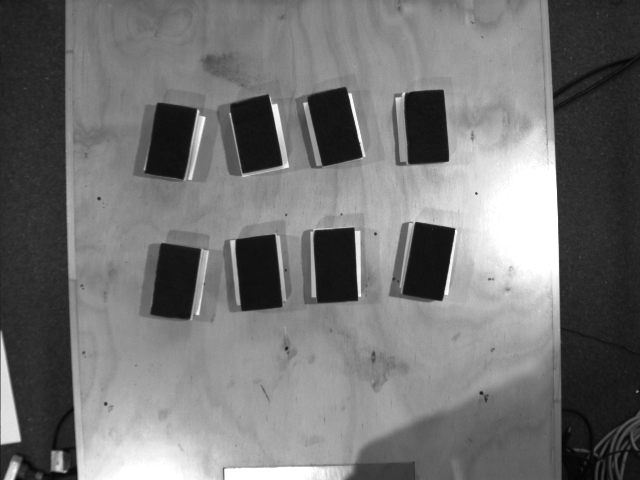
%> input picture Major Project/code/test_image01.png, 640 x 480 px
$ octave --eval "result = surveyField(imread('../test_image01.png'));"   (GNU Octave 9; MATLAB toolbox functions it lacks are replaced by stand-ins)
%> lines starting %> are read from the running program, lines starting %| are printed output that depends on the picture; in (x1, y1, x2, y2) boxes, pixels count from 0 and x2, y2 are one past the last pixel; in counts of white or black regions, pixels touching at a corner belong together; the program's own positions count from 1
% % Survey Field V1.1
% % Modifications: surveyField has been modified to include an input of an image "I" which was previously not there in V0


function [numCards, numFUP, numFDWN, coordsFUP, coordsFDWN, flag] = surveyField(I)

% surveyField captures an image of the playing field from the camera
% OUTPUTS
% %     numcards  - number of cards on the playing field
% %     numFUP    - number of cards that were found face up
% %     numFDWN   - number of cards that were found face down
% %     coordsFUP - 3 column array [x1, y1, pose1; ... ; xn, yn, posen] for face ups
% %     coordsFDWN- 3 column array [x1, y1, pose1; ... ; xn, yn, posen] for face down

% INPUTS
% %     I         - input image

% will require the following subsidiary functions
% % findFiducials(image)


BW=double(I)/255; %convert to double

%FIND FACEDOWN CARDS
T1=BW<0.1;
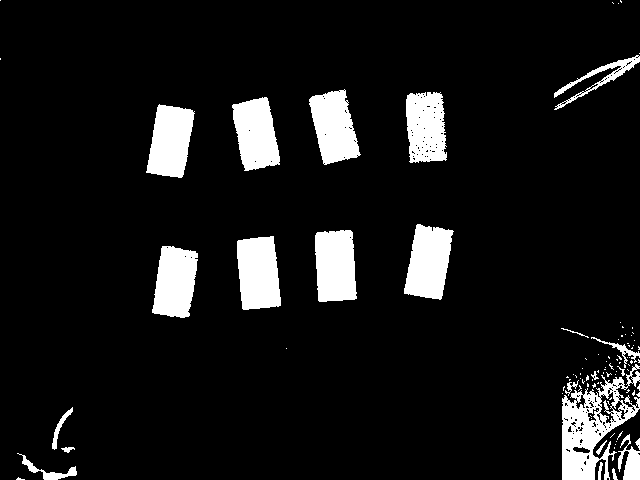
%> T1: size 480x640 logical; 9% white; 96 white regions (73 under 20 px), largest, box (x1, y1, x2, y2) and area: (562, 364, 640, 480) 4022, (237, 236, 281, 310) 2729, (404, 224, 454, 300) 2694
T2=imclearborder(T1,4);
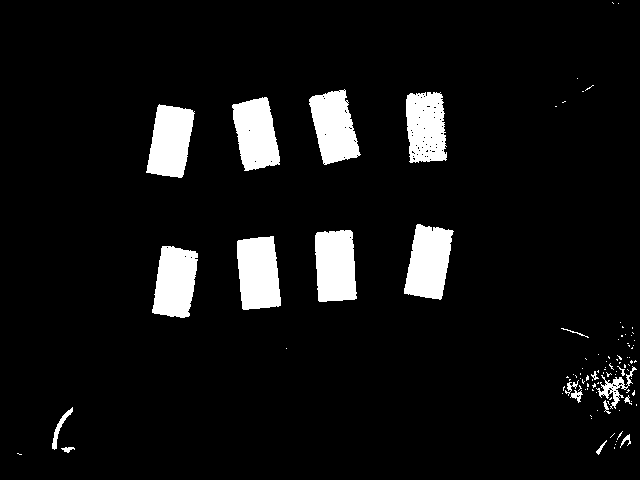
%> T2: size 480x640 logical; 7.2% white; 100 white regions (80 under 20 px), largest, box (x1, y1, x2, y2) and area: (237, 236, 281, 310) 2729, (404, 224, 454, 300) 2694, (315, 230, 357, 302) 2672
T3=imfill(T2,'holes');
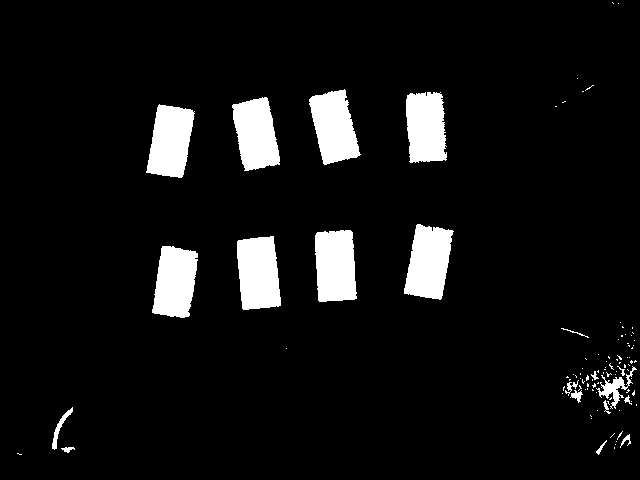
%> T3: size 480x640 logical; 7.3% white; 100 white regions (80 under 20 px), largest, box (x1, y1, x2, y2) and area: (237, 236, 281, 310) 2729, (404, 224, 454, 300) 2694, (315, 230, 357, 302) 2673
FDWN=bwareaopen(T3,1000);
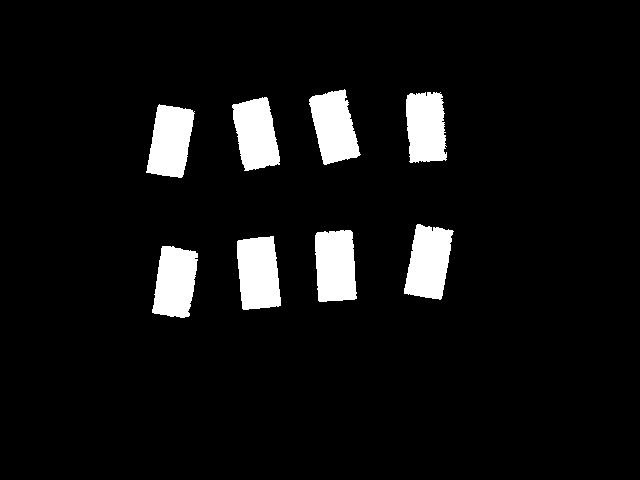
%> FDWN: size 480x640 logical; 6.8% white; 8 white regions, largest, box (x1, y1, x2, y2) and area: (237, 236, 281, 310) 2729, (404, 224, 454, 300) 2694, (315, 230, 357, 302) 2673
CC1=bwconncomp(FDWN);
%> CC1 = 8 connected components
numFDWN=CC1.NumObjects;
%> numFDWN = 8

sFDWN=regionprops(CC1,'centroid'); %find centroids of face down cards
%> sFDWN = 8 regions; Centroid: [171.1 141.9], [175.8 282.7], [256.6 134.7], [259 273.9], [334.7 127.6], [336 266.6], [429.4 262.9], [426.5 127.9]
centroidsFDWN=cat(1,sFDWN.Centroid); %cetroids of face downs
%> centroidsFDWN = [171.1 141.9; 175.8 282.7; 256.6 134.7; 259 273.9; 334.7 127.6; 336 266.6; 429.4 262.9; 426.5 127.9]
coordsFDWN=centroidsFDWN; %%%%%%%%Need to match with WORLD
%> coordsFDWN has the same summary as centroidsFDWN

%FIND FACEUP CARDS
I2=BW>0.91;  %identify faceup card
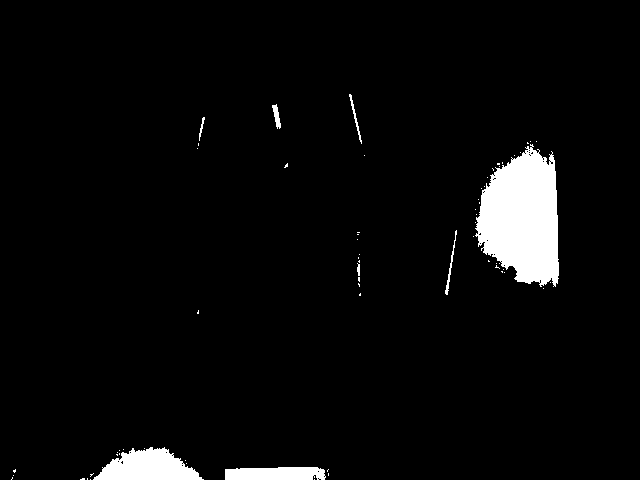
%> I2: size 480x640 logical; 4.1% white; 67 white regions (59 under 20 px), largest, box (x1, y1, x2, y2) and area: (475, 144, 559, 287) 8508, (93, 447, 204, 480) 2335, (225, 467, 326, 480) 1203
I3=imfill(I2,'holes'); %fill all holes but the shape was gone
%> I3: size 480x640 logical; 4.1% white; 67 white regions (59 under 20 px), largest, box (x1, y1, x2, y2) and area: (475, 144, 559, 287) 8543, (93, 447, 204, 480) 2345, (225, 467, 326, 480) 1206

LB=3000;
UB=4000;
I4=xor(bwareaopen(I3,LB),bwareaopen(I3,UB));%remove blobs greater than UB area and less than LB
%> I4: size 480x640 logical; every value is 0

Iout=imclearborder(I4,4); %remove blobs attached to the border
Iout=bwareaopen(Iout,1000); %remove smalle pixels

Bwoutline=bwperim(Iout); %create a outline
border=BW;
border(Bwoutline)=0;

%ISOLATE FACEUP
cards=BW;
mask=Iout<0.5; %create a mask to isolate the face up
%> mask: size 480x640 logical; every value is 1
cards(mask)=0;
%> cards: size 480x640 double; every value is 0
CC2=bwconncomp(cards); %find the connected blobs
%> CC2 = 0 connected components
numFUP=CC2.NumObjects; %number of Faceup cards
%> numFUP = 0
numCards=numFUP+numFDWN; %number of cards
%> numCards = 8

s2=regionprops(CC2,'BoundingBox'); %identify the card boundary
%> s2 = 0 regions

    for i=1:numFUP
    %EXTRACT ISOLATED FACEUP
    face_up(i).image=imcrop(BW,s2(i).BoundingBox);

    %DETECT FEATURES
    E=edge(face_up(i).image,'canny');
    T10=imfill(E,'holes');
    T11=bwareaopen(T10,200);

    CC3=bwconncomp(T11);
    s3=regionprops(CC3,'Perimeter');
    face_up(i).perim=s3.Perimeter;

    %DEFINING CARD
        if s3.Perimeter<82 && s3.Perimeter>75;
            face_up(i).flag=1; %1 rectangle in set card
        else s3.Perimeter<71 && s3.Perimeter>64;
            face_up(i).flag=2; %1 trangle in set card
        end
    end
%> this loop made 0 passes


%POSITION OF FACEUPS
sFUP=regionprops(CC2,'centroid'); %find centroids of face ups
%> sFUP = 0 regions
centroids=cat(1,sFUP.Centroid); %centroids of faceups
%> centroids = []
coordsFUP=centroids; %%%%%%%%Need to match with WORLD
%> coordsFUP = []

%> (the run ends here)
